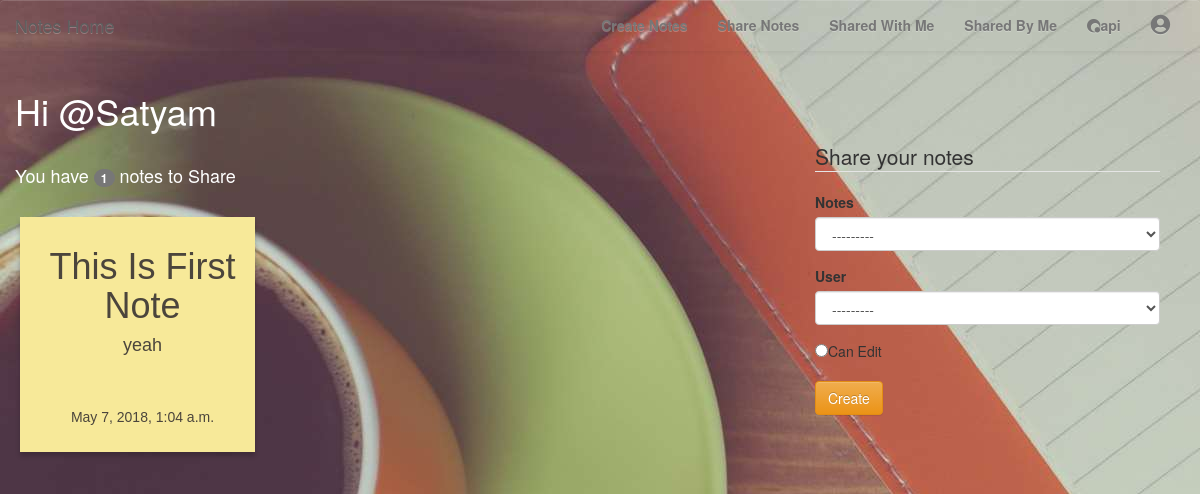
The app's page /notes/sharenotes/ (signed in) with its own data.
### notes/models.py (models this page shows, shortened)
class Notes(models.Model):
    title = models.CharField(max_length=30)
    created = models.DateTimeField(auto_now=True)
    text = models.CharField(max_length=2000)
    user = models.ForeignKey(User,related_name='notes')
    class Meta:
        ordering = ['-created']

### notes/views.py (the view, shortened to what this page needs)
@login_required
def sharenotes(request): #To choose among available notes
    notes = Notes.objects.filter(user__username__iexact=request.user.username)
    return render(request,'notes/sharednotes_form.html',{'notes':notes,
                                                         'users':User.objects.exclude(username__iexact=request.user.username)})

### notes/templates/notes/sharednotes_form.html (shortened to what this page needs)
{% extends "base.html" %}
{% block content %}
{% load bootstrap3 %}
	<div class="row" style="height:1000px;">
		<div class="col-md-8 container-fluid">
			<h1 id='wh'>Hi @{{user.username|title}}</h1>
			<br>
			<h4 class="help-block" id='wh'>You have <span class="badge">{{user.notes.all.count}}</span> notes to Share</h4>
			<br>
			<div class="row">
				{% for note in notes %}
					<div class="col-md-4 note-wrap note-white" style="padding-left:20px;radius:10px;">
						<h1>{{note.title|title}}</h1>
						<h4>{{note.text|truncatechars_html:20|safe}}</h4>
						<br>
						<h5 style="bottom:0px">{{note.created}}</h5>
					</div>
				{% endfor %}
			</div>
		</div>
		<div class="col-md-4" style="padding-top:70px; padding-bottom:30px; padding-right:40px;">
			<form method="post">
				<legend>Share your notes</legend>
				<div class="form-group">
					<label class="control-label" for="id_note">Notes</label>
					<select name="note" class="form-control" title="" required="" id="id_note">
						<option value="" selected="">---------</option>
					</select>
				</div>
				<div class="form-group">
					<label class="control-label" for="id_user">User</label>
					<select name="user" class="form-control" title="" required="" id="id_user">
						<option value="" selected="">---------</option>
					</select>
				</div>
				<input type="radio" name="can_edit" value="True">Can Edit<br><br>
				<input type="submit" value="Create" class="btn btn-warning">
			</form>
		</div>
	</div>
{% endblock %}

### static/css/codepen.css (style rules this page uses)
* { -webkit-box-sizing: border-box; -moz-box-sizing: border-box; box-sizing: border-box; }
.note-wrap { width: 235px; min-height: 235px; padding: 10px; margin: 0 10px 15px 20px; margin position: relative; font-size: 24px; vertical-align: top; display: inline-block; font-family: Englebert, Arial; color: #4b453c; background: #F7E999; line-height: 34px; text-align: center; box-shadow: 0 4px 5px rgba(0, 0, 0, 0.2); }

### static/css/master.css (style rules this page uses)
#wh { color: #ffff; }

### static/css/stylish-portfolio.css (style rules this page uses)
html, body { width: 100%; height: 100%; }
body { font-family: "Source Sans Pro","Helvetica Neue",Helvetica,Arial,sans-serif; }

### records on screen
Notes: title "This Is First Note", text "yeah", created "May 7, 2018, 1:04 a.m."

### other values on screen
{{ user.username|title }} "Satyam"
{{ user.notes.all.count }} "1"
